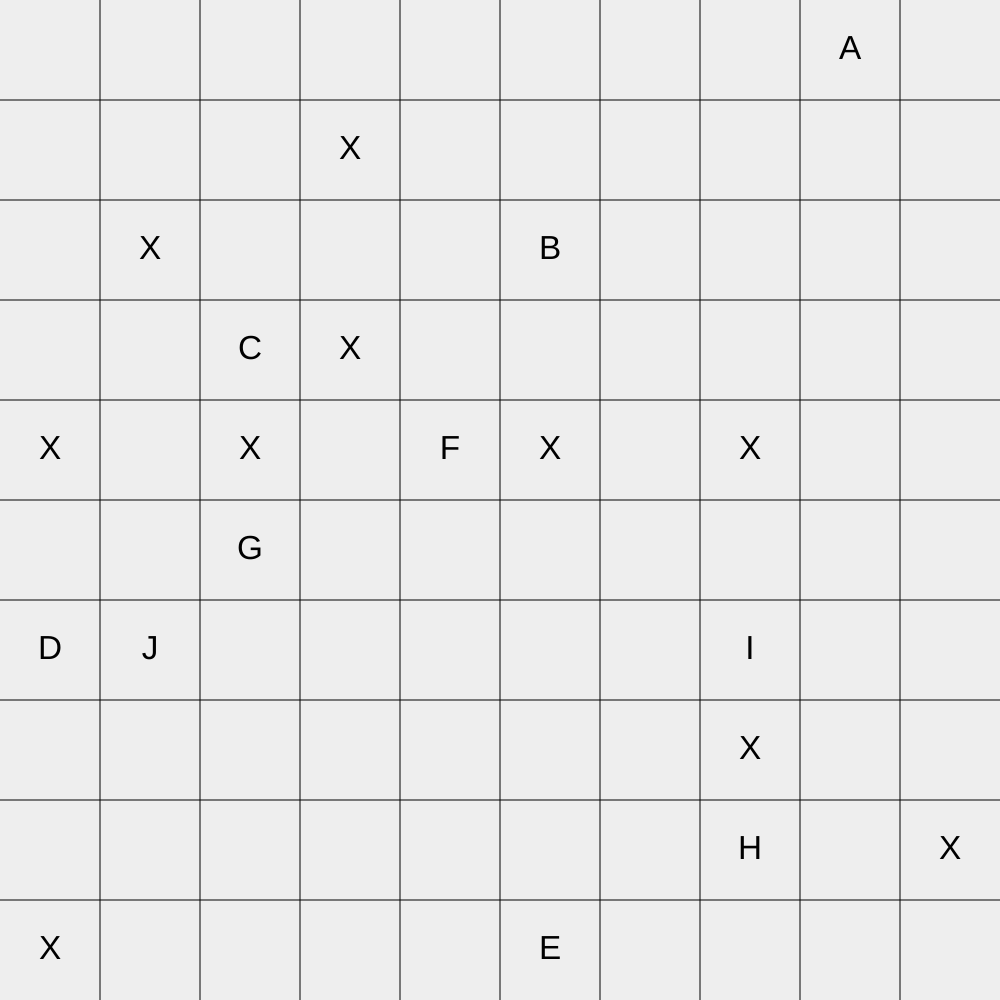
Frame 1 (no input)
Frame 60 (no input): identical to frame 1, image omitted
Frame 120 (the mouse pressed at the canvas centre since frame 60): identical to frame 1, image omitted

The p5.js sketch that drew this single still picture (run headless with seeded random() and noise() and a simulated clock; from frame 60 on, the mouse is pressed at the canvas centre):

// p5.js sketch
// ── sketch.js
let dimensionsX = 10;
let dimensionsY = 10;
let cellSize = 100;
let visited = [];
let obstacles = [[3,1], [3,3], [1,2], [2,4], [7,4], [5,4], [0,4], [0,9], [9,8], [7,7]];
let characters = [[8,0,"A"],[5,2,"B"],[2,3,"C"],[0,6,"D"],[5,9,"E"],[4,4,"F"],[2,5,"G"],[7,8,"H"],[7,6,"I"],[1,6,"J"]];

function setup() {
  createCanvas(dimensionsX * cellSize, dimensionsY * cellSize);
  background('#eee')
  for(let i = 1; i < dimensionsX; i++) {
    line(cellSize * i, 0, cellSize * i, dimensionsY * cellSize)
  }
  for(let i = 1; i < dimensionsY; i++) {
    line(0, cellSize * i, dimensionsX * cellSize, cellSize * i)
  }
  addObstacles();
  addCharacters();
}
  
function draw() {
  // put drawing code here
}

function addObstacles() {
  textSize(cellSize / 3)
  textAlign(CENTER, CENTER);
  obstacles.forEach(obstacle => {
    text("X", obstacle[0] * cellSize + cellSize / 2, obstacle[1] * cellSize + cellSize / 2);
  });
}

function addCharacters() {
  textSize(cellSize / 3)
  textAlign(CENTER, CENTER);
  characters.forEach(character => {
    text(character[2], character[0] * cellSize + cellSize / 2, character[1] * cellSize + cellSize / 2);
  });
}

function goto(x, y) {
  if(invalid(x,y) || visited(x,y)) {
    return;
  } 

  collect(x,y) 
  markVisit(x,y) 

  goto(x+1, y) //nach rechts 
  goto(x, y+1) //nach unten 
  goto(x-1, y) //nach links 
  goto(x, y-1) //nach oben 
}
